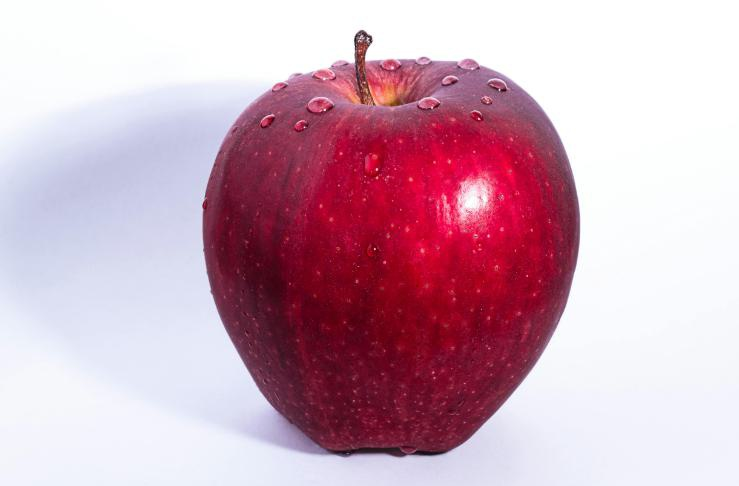
#> input picture assets/input-images/image1.png, 739 x 486 px
$ jupyter execute 11-image-filtering.ipynb   (older library calls are emulated)
#> lines starting #> are read from the running program, lines starting #| are printed output that depends on the picture; after the words box and inside, x2 and y2 are one past the last pixel; in counts of white or black regions, pixels touching at a corner belong together
[cell 1]
# Import required libraries
import cv2
import numpy as np
import matplotlib.pyplot as plt
import os

# Verify libraries
print(f"✅ OpenCV Version: {cv2.__version__}")
print(f"✅ NumPy Version: {np.__version__}")
print(f"✅ Matplotlib Version: {plt.matplotlib.__version__}")

# Create output directory
os.makedirs('../assets/outputs/01_image_filtering', exist_ok=True)
print("✅ Image filtering setup completed!")

# Configure matplotlib for better display
plt.rcParams['figure.figsize'] = (15, 10)
plt.rcParams['axes.titlesize'] = 12
plt.rcParams['axes.labelsize'] = 10

[cell 2]
# Load and prepare sample image
print("🖼️ Loading sample image for filtering demonstrations...")

# Try to load an image from the assets folder
image_path = '../assets/input-images/image1.png'
image = cv2.imread(image_path)
#> image is the input picture: shape (486, 739, 3); mean B, G, R 185.7, 169.7, 206.6

if image is None:
    # Create a synthetic test image if no image is available
    print("📷 Creating synthetic test image for demonstration...")
    image = np.zeros((400, 600, 3), dtype=np.uint8)

    # Add some geometric shapes for filtering demonstration
    cv2.rectangle(image, (50, 50), (200, 150), (255, 255, 255), -1)
    cv2.circle(image, (400, 100), 80, (128, 128, 128), -1)
    cv2.rectangle(image, (300, 200), (550, 350), (200, 200, 200), -1)

    # Add some noise for filtering demonstration
    noise = np.random.randint(0, 50, image.shape, dtype=np.uint8)
    image = cv2.add(image, noise)

    print("✅ Synthetic test image created")
else:
    print(f"✅ Image loaded: {image.shape}")
#| ✅ Image loaded: (486, 739, 3)

# Convert to RGB for matplotlib display
image_rgb = cv2.cvtColor(image, cv2.COLOR_BGR2RGB)

# Define various kernels for demonstration
kernels = {
    'Identity': np.array([[0, 0, 0],
                         [0, 1, 0],
                         [0, 0, 0]]),

    'Sharpening': np.array([[0, -1, 0],
                           [-1, 5, -1],
                           [0, -1, 0]]),

    'Edge Detection': np.array([[-1, -1, -1],
                               [-1, 8, -1],
                               [-1, -1, -1]]),

    'Emboss': np.array([[-2, -1, 0],
                       [-1, 1, 1],
                       [0, 1, 2]]),

    'Gaussian Blur': np.array([[1, 2, 1],
                              [2, 4, 2],
                              [1, 2, 1]]) / 16,

    'Box Blur': np.ones((5, 5)) / 25
}

print(f"📊 Created {len(kernels)} different kernels for demonstration")

# Apply all kernels and create comparison
fig, axes = plt.subplots(2, 4, figsize=(20, 10))
axes = axes.ravel()

# Show original image
axes[0].imshow(image_rgb)
axes[0].set_title('Original Image', fontweight='bold')
axes[0].axis('off')

# Apply each kernel
for idx, (name, kernel) in enumerate(kernels.items(), 1):
    filtered = cv2.filter2D(image, -1, kernel)
    filtered_rgb = cv2.cvtColor(filtered, cv2.COLOR_BGR2RGB)

    axes[idx].imshow(filtered_rgb)
    axes[idx].set_title(f'{name} Filter', fontweight='bold')
    axes[idx].axis('off')

    # Save individual filtered images
    cv2.imwrite(f'../assets/outputs/01_image_filtering/filter_{name.lower().replace(" ", "_")}.png', filtered)

# Hide the last subplot if not used
if len(kernels) + 1 < len(axes):
    axes[-1].axis('off')

plt.tight_layout()
plt.savefig('../assets/outputs/01_image_filtering/convolution_filters_comparison.png',
            dpi=300, bbox_inches='tight')
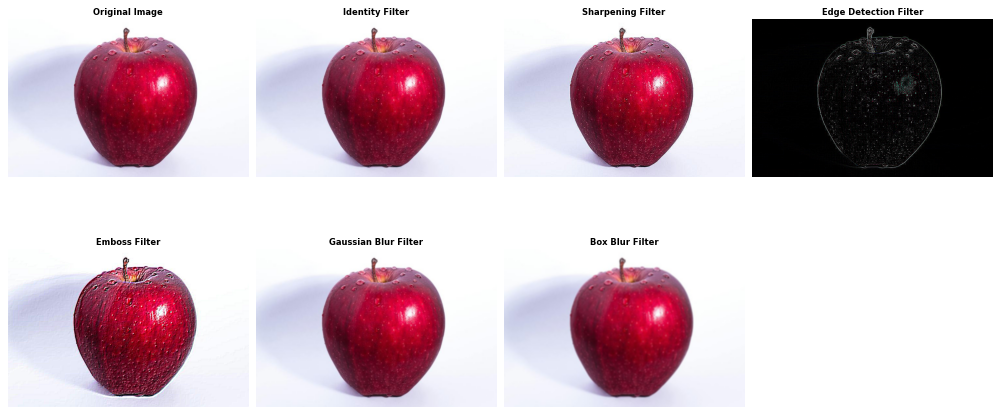
#> figure drawn by matplotlib, 7 panels
plt.show()

print("💾 Convolution filter results saved")
print("✅ Custom kernel filtering demonstration completed")

[cell 3]
# Comprehensive blur techniques demonstration
print("🌫️ Demonstrating various blur techniques...")

# Create a noisy test image for better demonstration
test_image = image.copy()

# Add different types of noise
salt_pepper_noise = np.random.random(test_image.shape[:2])
test_image[salt_pepper_noise < 0.02] = 0  # Salt noise (black pixels)
test_image[salt_pepper_noise > 0.98] = 255  # Pepper noise (white pixels)

# Add Gaussian noise
gaussian_noise = np.random.normal(0, 25, test_image.shape).astype(np.uint8)
test_image = cv2.add(test_image, gaussian_noise)
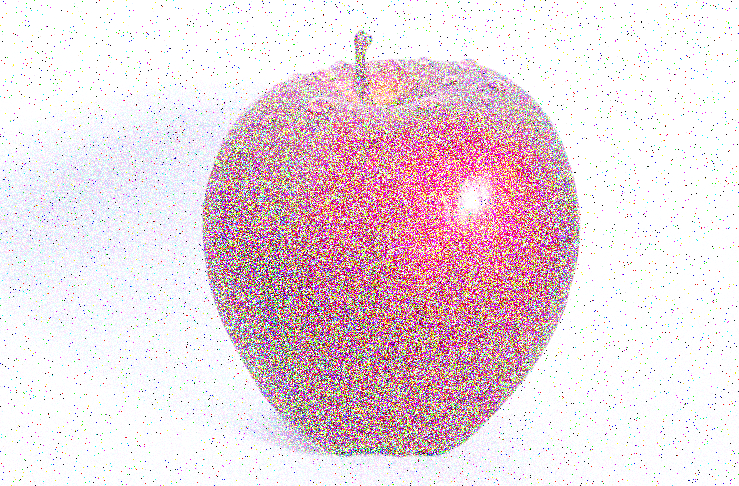
#> test_image: shape (486, 739, 3); mean B, G, R 222.3, 214.7, 234.2

print("✅ Added salt-and-pepper + Gaussian noise for demonstration")

# Apply different blur techniques
blur_results = {}

# 1. Mean Blur (Box Filter)
blur_results['Mean Blur (5x5)'] = cv2.blur(test_image, (5, 5))
blur_results['Mean Blur (15x15)'] = cv2.blur(test_image, (15, 15))

# 2. Median Blur
blur_results['Median Blur (5)'] = cv2.medianBlur(test_image, 5)
blur_results['Median Blur (15)'] = cv2.medianBlur(test_image, 15)

# 3. Gaussian Blur
blur_results['Gaussian Blur (5x5)'] = cv2.GaussianBlur(test_image, (5, 5), 0)
blur_results['Gaussian Blur (15x15)'] = cv2.GaussianBlur(test_image, (15, 15), 0)

# 4. Bilateral Filter
blur_results['Bilateral Filter'] = cv2.bilateralFilter(test_image, 9, 75, 75)

print(f"📊 Applied {len(blur_results)} different blur techniques")
#| 📊 Applied 7 different blur techniques

# Create comprehensive comparison
fig, axes = plt.subplots(3, 3, figsize=(18, 15))
axes = axes.ravel()

# Show original and noisy images
axes[0].imshow(cv2.cvtColor(image, cv2.COLOR_BGR2RGB))
axes[0].set_title('Original Image', fontweight='bold', fontsize=12)
axes[0].axis('off')

axes[1].imshow(cv2.cvtColor(test_image, cv2.COLOR_BGR2RGB))
axes[1].set_title('Noisy Image\n(Salt & Pepper + Gaussian)', fontweight='bold', fontsize=12)
axes[1].axis('off')

# Show blur results
for idx, (name, blurred) in enumerate(blur_results.items(), 2):
    if idx < len(axes):
        axes[idx].imshow(cv2.cvtColor(blurred, cv2.COLOR_BGR2RGB))
        axes[idx].set_title(name, fontweight='bold', fontsize=11)
        axes[idx].axis('off')

        # Save individual results
        filename = name.lower().replace(' ', '_').replace('(', '').replace(')', '').replace('x', '')
        cv2.imwrite(f'../assets/outputs/01_image_filtering/blur_{filename}.png', blurred)
#> this loop made 7 passes
#> (name, filename) on passes 1 to 7: ('Mean Blur (5x5)', 'mean_blur_55'), ('Mean Blur (15x15)', 'mean_blur_1515'), ('Median Blur (5)', 'median_blur_5'), ('Median Blur (15)', 'median_blur_15'), ('Gaussian Blur (5x5)', 'gaussian_blur_55'), ('Gaussian Blur (15x15)', 'gaussian_blur_1515'), ('Bilateral Filter', 'bilateral_filter')
#> pass 1, `cv2.imwrite(f'../assets/outputs/01_image_filtering/blur_{filename}.png..`:
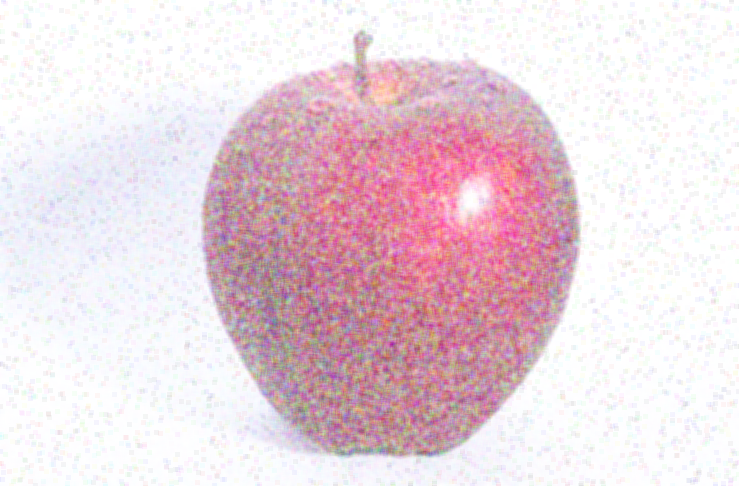
#> saved as blur_mean_blur_55.png: shape (486, 739, 3); mean B, G, R 222.4, 214.7, 234.2

plt.tight_layout()
plt.savefig('../assets/outputs/01_image_filtering/blur_techniques_comparison.png',
            dpi=300, bbox_inches='tight')
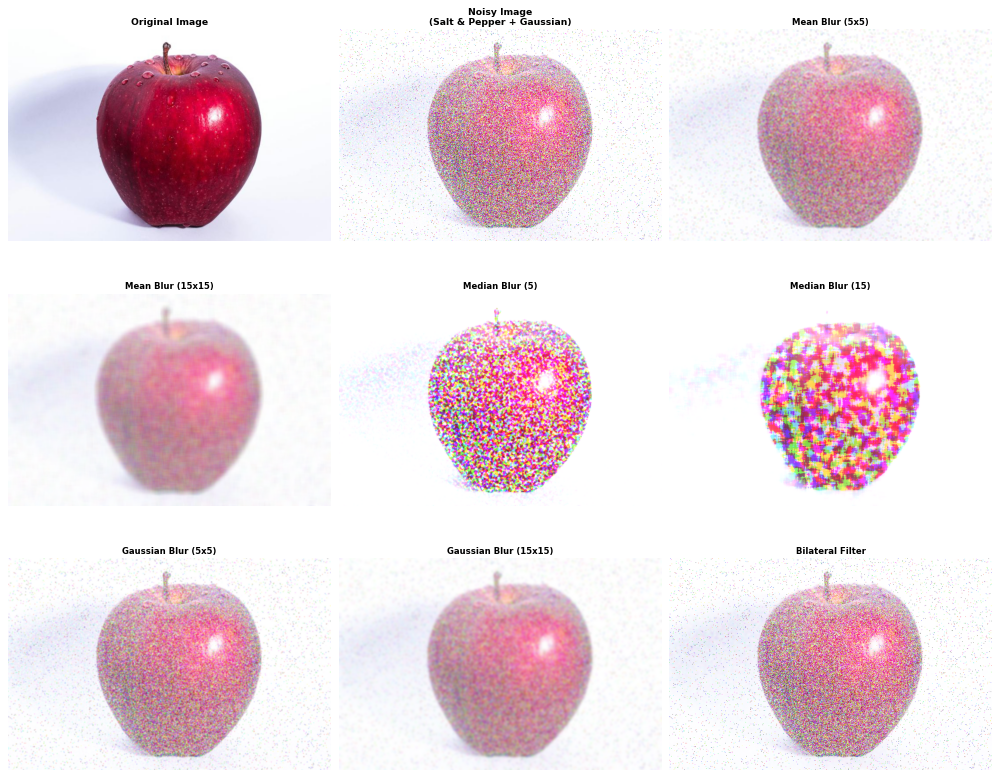
#> figure drawn by matplotlib, 9 panels
plt.show()

# Demonstrate the effectiveness of different blur types
print("\n📈 Blur Technique Analysis:")
print("🔹 Mean Blur: Simple averaging, can blur edges")
print("🔹 Median Blur: Excellent for salt-and-pepper noise, preserves edges")
print("🔹 Gaussian Blur: Natural-looking blur, good for preprocessing")
print("🔹 Bilateral Filter: Best noise reduction while preserving edges")

print("💾 Blur comparison results saved")
print("✅ Blur techniques demonstration completed")

## **3. Edge Detection Filters**

### **Edge Detection Techniques:**

| Function | Purpose | Characteristics | Best For |
|----------|---------|----------------|----------|
| `cv2.Sobel()` | **Gradient-based** | Directional (X, Y) | Directional edges |
| `cv2.Laplacian()` | **Second derivative** | All directions | General edge detection |
| `cv2.Canny()` | **Multi-stage** | Optimal edge detection | High-quality edges |
| `cv2.Scharr()` | **Improved Sobel** | Better accuracy | Precise edge detection |

### **Edge Detection Process:**
1. **Preprocessing**: Apply Gaussian blur to reduce noise
2. **Gradient Calculation**: Find intensity changes
3. **Thresholding**: Separate edges from non-edges
4. **Post-processing**: Thin edges and remove weak edges

### **Applications:**
- **Object Detection**: Finding object boundaries
- **Feature Extraction**: Identifying important structures
- **Image Segmentation**: Separating regions
- **Quality Control**: Detecting defects and anomalies

[cell 4]
# Comprehensive edge detection demonstration
print("🔍 Demonstrating edge detection techniques...")

# Convert to grayscale for edge detection (edges work better on grayscale)
gray_image = cv2.cvtColor(image, cv2.COLOR_BGR2GRAY)
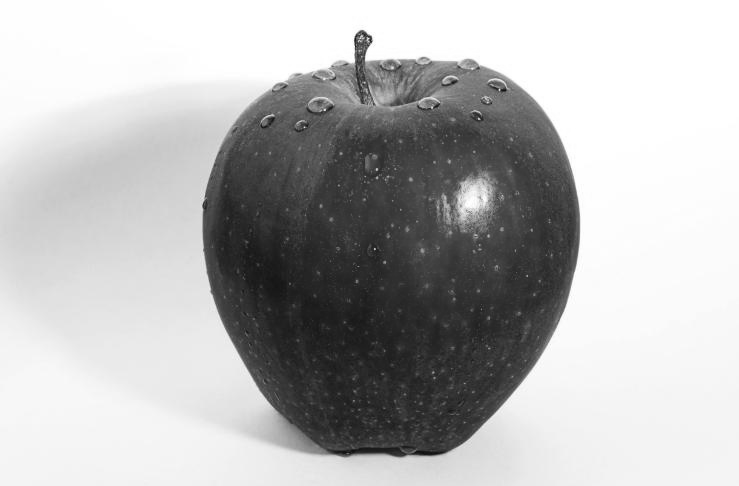
#> gray_image: shape (486, 739); min 13, max 255, mean 182.5

# Apply Gaussian blur to reduce noise before edge detection
blurred_gray = cv2.GaussianBlur(gray_image, (5, 5), 0)

# Edge detection techniques
edge_results = {}

# 1. Sobel Edge Detection (X and Y gradients)
sobel_x = cv2.Sobel(blurred_gray, cv2.CV_64F, 1, 0, ksize=3)  # X gradient
sobel_y = cv2.Sobel(blurred_gray, cv2.CV_64F, 0, 1, ksize=3)  # Y gradient
sobel_combined = np.sqrt(sobel_x**2 + sobel_y**2)  # Magnitude
sobel_combined = np.uint8(np.clip(sobel_combined, 0, 255))

edge_results['Sobel X'] = np.uint8(np.clip(np.abs(sobel_x), 0, 255))
edge_results['Sobel Y'] = np.uint8(np.clip(np.abs(sobel_y), 0, 255))
edge_results['Sobel Combined'] = sobel_combined

# 2. Laplacian Edge Detection
laplacian = cv2.Laplacian(blurred_gray, cv2.CV_64F)
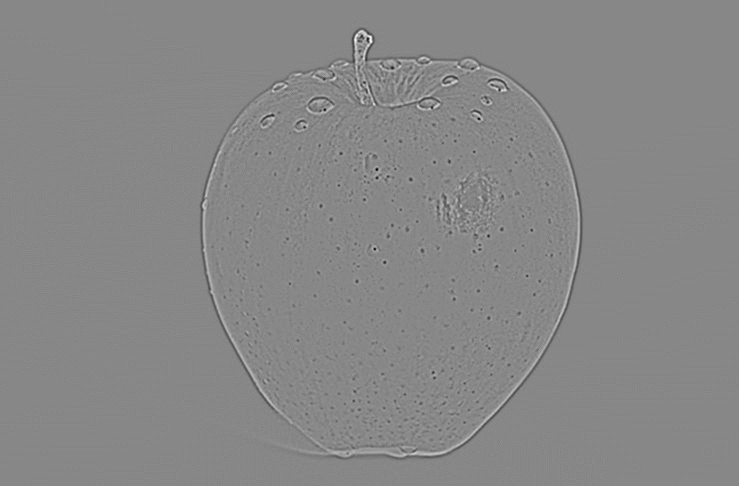
#> laplacian: shape (486, 739) float64; min -66, max 58, mean 0; drawn with min black and max white
edge_results['Laplacian'] = np.uint8(np.clip(np.abs(laplacian), 0, 255))

# 3. Scharr Edge Detection (improved Sobel)
scharr_x = cv2.Scharr(blurred_gray, cv2.CV_64F, 1, 0)
scharr_y = cv2.Scharr(blurred_gray, cv2.CV_64F, 0, 1)
scharr_combined = np.sqrt(scharr_x**2 + scharr_y**2)
edge_results['Scharr Combined'] = np.uint8(np.clip(scharr_combined, 0, 255))

# 4. Canny Edge Detection (the gold standard)
edge_results['Canny (50, 150)'] = cv2.Canny(blurred_gray, 50, 150)
edge_results['Canny (100, 200)'] = cv2.Canny(blurred_gray, 100, 200)

print(f"📊 Applied {len(edge_results)} edge detection techniques")
#| 📊 Applied 7 edge detection techniques

# Create comprehensive edge detection comparison
fig, axes = plt.subplots(3, 3, figsize=(18, 15))
axes = axes.ravel()

# Show original and grayscale images
axes[0].imshow(cv2.cvtColor(image, cv2.COLOR_BGR2RGB))
axes[0].set_title('Original Image', fontweight='bold', fontsize=12)
axes[0].axis('off')

axes[1].imshow(gray_image, cmap='gray')
axes[1].set_title('Grayscale Image', fontweight='bold', fontsize=12)
axes[1].axis('off')

# Show edge detection results
for idx, (name, edges) in enumerate(edge_results.items(), 2):
    if idx < len(axes):
        axes[idx].imshow(edges, cmap='gray')
        axes[idx].set_title(name, fontweight='bold', fontsize=11)
        axes[idx].axis('off')

        # Save individual results
        filename = name.lower().replace(' ', '_').replace('(', '').replace(')', '').replace(',', '')
        cv2.imwrite(f'../assets/outputs/01_image_filtering/edge_{filename}.png', edges)
#> this loop made 7 passes
#> pass 1, `cv2.imwrite(f'../assets/outputs/01_image_filtering/edge_{filename}.png..`:
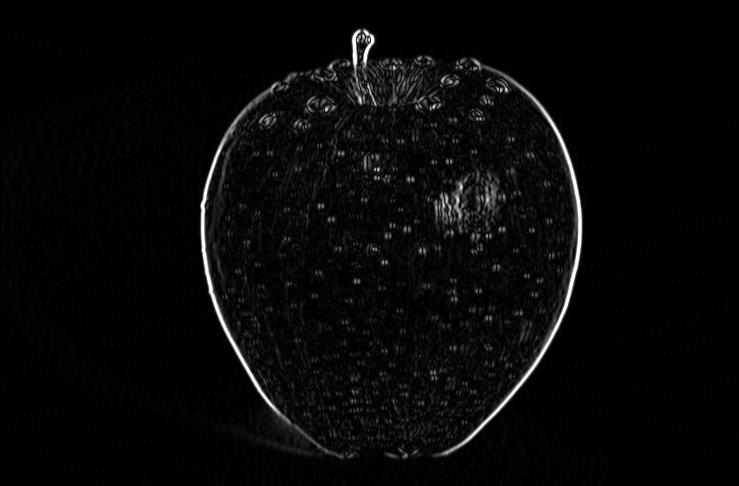
#> saved as edge_sobel_x.png: shape (486, 739); min 0, max 255, mean 7.8

plt.tight_layout()
plt.savefig('../assets/outputs/01_image_filtering/edge_detection_comparison.png',
            dpi=300, bbox_inches='tight')
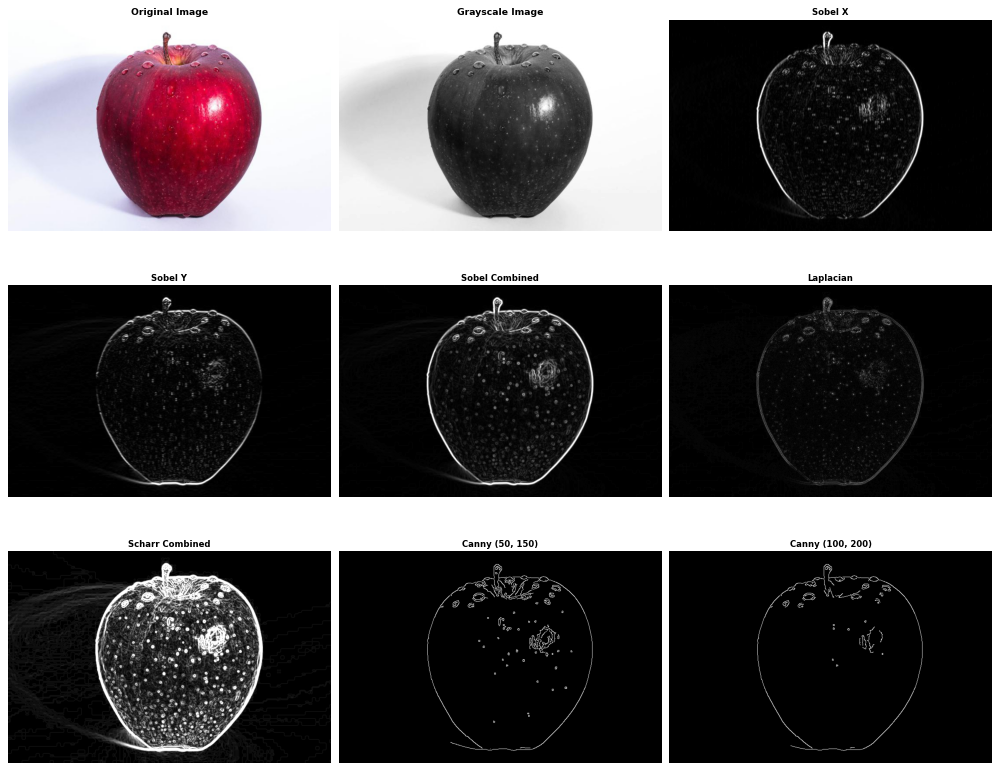
#> figure drawn by matplotlib, 9 panels
plt.show()

# Create detailed Canny edge detection analysis
print("\n🎯 Detailed Canny Edge Detection Analysis...")

# Test different Canny thresholds
canny_thresholds = [(30, 100), (50, 150), (100, 200), (150, 250)]
fig, axes = plt.subplots(2, 2, figsize=(12, 10))
axes = axes.ravel()

for idx, (low, high) in enumerate(canny_thresholds):
    canny_result = cv2.Canny(blurred_gray, low, high)
    axes[idx].imshow(canny_result, cmap='gray')
    axes[idx].set_title(f'Canny Edges\nLow: {low}, High: {high}', fontweight='bold')
    axes[idx].axis('off')

    cv2.imwrite(f'../assets/outputs/01_image_filtering/canny_{low}_{high}.png', canny_result)
#> this loop made 4 passes
#> pass 1, `canny_result = cv2.Canny(blurred_gray, low, high)`:
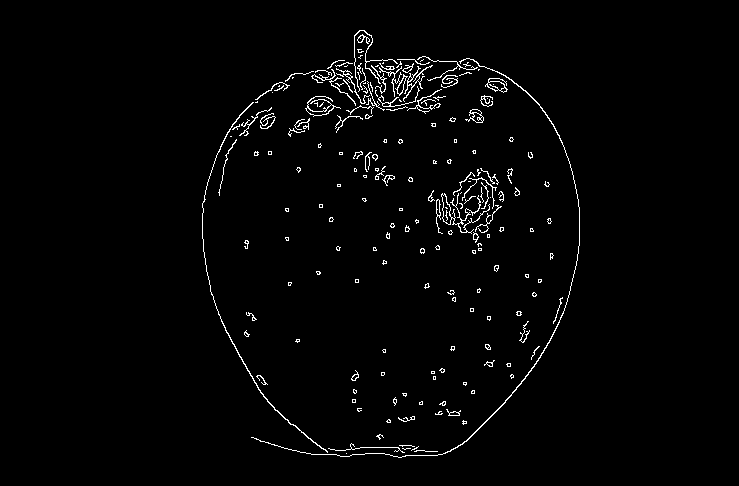
#> canny_result: shape (486, 739); 1.9% white in thin lines or dots, all inside (x1, y1, x2, y2) = (202, 30, 580, 458)

plt.tight_layout()
plt.savefig('../assets/outputs/01_image_filtering/canny_threshold_analysis.png',
            dpi=300, bbox_inches='tight')
#> (the rest of the program and of its run is left out)
